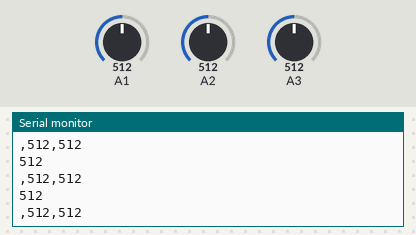
Recording of a sketch running on a simulated Arduino Uno, built with avr-gcc and run on an emulated ATmega328P. Shown: the last lines printed to the serial monitor. Inputs (shaded band) come from the test bench; at power-on: A1 = 512, A2 = 512, A3 = 512.

Above: at 1.2 s.
1.3 s: A1 set to 11
At 2.1 s:
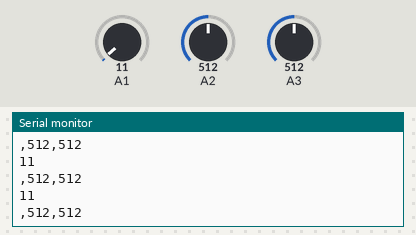
2.8 s: A1 set to 8
At 3.7 s:
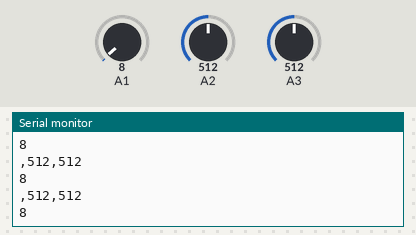
Timing chart, 0 to 5.8 s (numbered marks = the images above; inputs shaded):
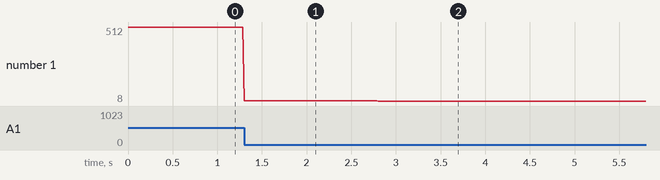

The sketch:

EMG_Uno_print.ino
```cpp
int analogSensor1;
int analogSensor2;
int analogSensor3;

void setup() {
  Serial.begin(9600);
  pinMode(2, INPUT);
}
void loop() {
  analogSensor1 = analogRead(A3);
  analogSensor2 = analogRead(A2);
  analogSensor3 = analogRead(A1);

  Serial.println(analogSensor3); //A1 Hamstring
  Serial.print(",");
  Serial.print(analogSensor1); //A3 Calf
  Serial.print(",");
  Serial.print(analogSensor2); //A2 Quad
  Serial.println();
  delay(15);
}
```

Measured:
- the behaviour switches between 10 and 9 on A1 (found by bisection; images 1 and 2)
- after the input at 1.3 s, the serial monitor: prints a new line at once (image 1)
- after the input at 2.8 s, the serial monitor: prints a new line at once (image 2)
- plotted number 1: 512 → 11 after the input at 1.3 s, 11 → 8 after the input at 2.8 s
